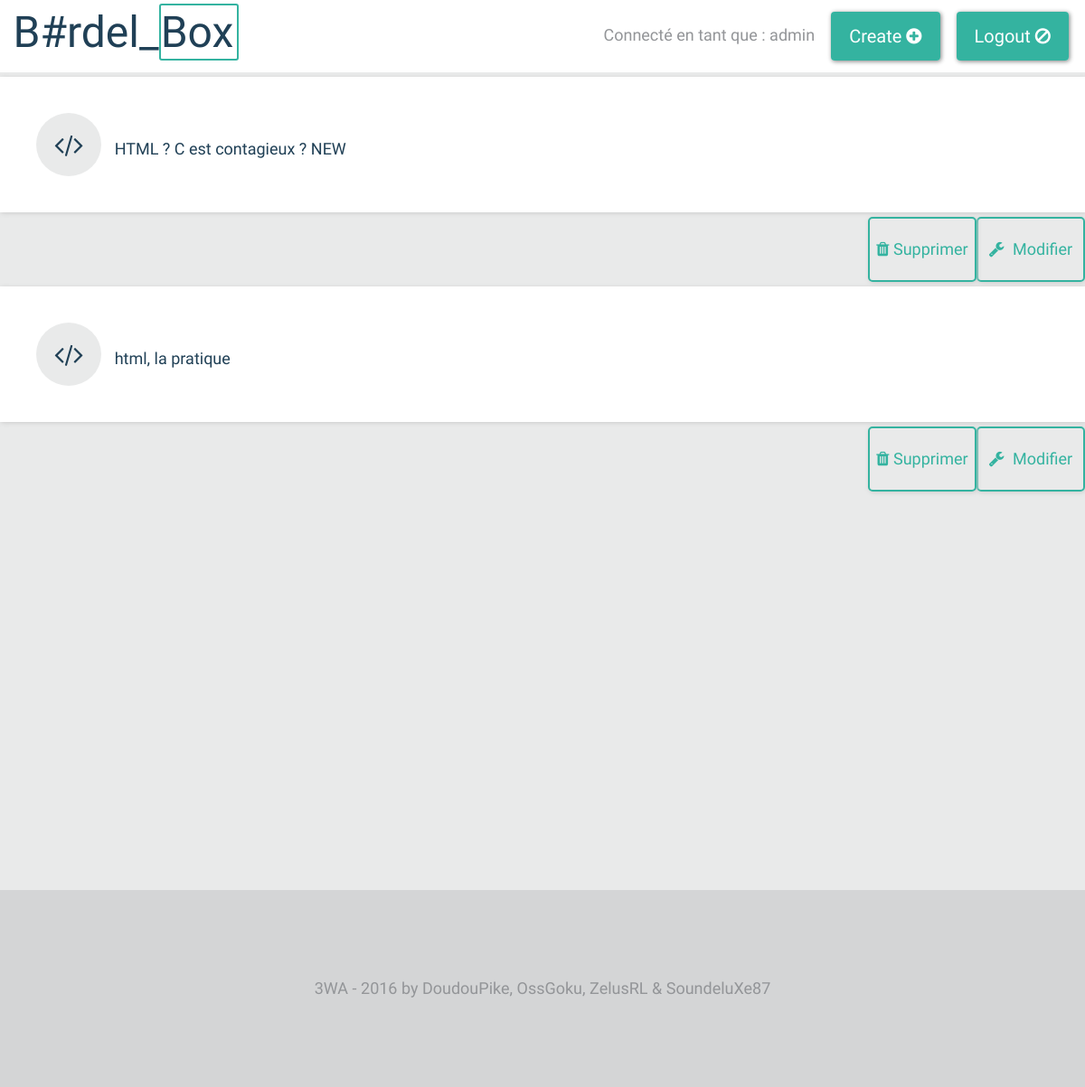
/index.php?page=bloc-cours&lang=html&cat=0 (signed in), run on the app's committed database.
### tables this page shows
CREATE TABLE IF NOT EXISTS `lessons` (
  `id` int(11) NOT NULL AUTO_INCREMENT,
  `lang` varchar(63) NOT NULL,
  `category` int(63) NOT NULL,
  `date` date NOT NULL,
  `date_last` timestamp NOT NULL DEFAULT CURRENT_TIMESTAMP ON UPDATE CURRENT_TIMESTAMP,
  `title` varchar(63) NOT NULL,
  `goal` varchar(255) NOT NULL,
  `content` varchar(4095) NOT NULL,
  PRIMARY KEY (`id`)
);

### controllers/content.php (called while the page is built)
<?php
	require("views/content.phtml");
?>

### controllers/skel.php (called while the page is built)
<?php
	require("views/skel.phtml");
?>

### index.php (called while the page is built, shortened)
<?php
require("controllers/skel.php");
?>

### views/bloc-cours_admin.phtml (the view)
<div class="clearfix">
	<a href="index.php?page=single&lang=<?= htmlentities($lang) ?>&cat=<?= htmlentities($category) ?>&id=<?= htmlentities($id) ?>" class="linkh">
		<div class="box-sc-out">
			<p>
				<i class="fa fa-code icon-cat" aria-hidden="true"></i>
				 <?= htmlentities($title)?>
			</p>
		</div>
	</a>
	<a class="btn-m" href="index.php?page=modif&id=<?= htmlentities($id)?>"><i class="fa fa-wrench icon-ms" aria-hidden="true"></i> Modifier</a>
	<a class="btn-s" href="index.php?page=delete&id=<?= htmlentities($id)?>"><i class="fa fa-trash" aria-hidden="true"></i> Supprimer</a>
</div>

### controllers/bloc-cours.php
<?php
	$langAccess = ["html", "css", "php", "js"];
	if(isset($_GET["lang"]) && in_array($_GET["lang"], $langAccess))
	{
		$catAccess = [0,1,2,3];
		if(isset($_GET["cat"]) && in_array($_GET["cat"], $catAccess))
		{
			$lang = mysqli_real_escape_string($db, $_GET["lang"]);
			$cat = mysqli_real_escape_string($db, $_GET["cat"]);
			$req = "SELECT id, title FROM lessons WHERE lang = '".$lang."' AND category = ".$cat."";
			$res = mysqli_query($db, $req);
			if($cat == 0)
			{
				$category = "Introduction";
			}
			if($cat = 1)
			{
				$category = "Premiers pas";
			}
			if($cat = 2)
			{
				$category = "Connaissances générales";
			}
			if($cat = 3)
			{
				$category = "Aller plus loin";
			}
			while($blocCoursTab = mysqli_fetch_assoc($res))
			{
				$id = $blocCoursTab["id"];
				$title = $blocCoursTab["title"];
				if(isset($_SESSION["admin"]))
				{
					require("views/bloc-cours_admin.phtml");
				}
				else
				{
					require("views/bloc-cours.phtml");
				}
			}
		}
		else
		{
			require("controllers/404.php");
		}
	}
	else
	{
		require("controllers/404.php");
	}
?>

### public/styles/style.css (style rules this page uses)
body { font-family: 'Yanone Kaffeesatz', sans-serif; font-size: 18px; background: #E9EAEA; }
.clearfix:after { content: ""; display: block; clear: both; }
.linkh { text-decoration: none; color: black; }
.box-sc-out { background: #fff; color: #204056; padding: 40px; margin: 5px 0; box-shadow: 1px 1px 5px #CCC; transition-property: background; transition-duration: 0.3s; }
.btn-m, .btn-s { float: right; width: 10%; text-align: center; text-decoration: none; color: #34B3A0; box-shadow: 1px 1px 5px #CCC; border: 2px solid #34B3A0; padding: 25px 0; border-radius: 5px; cursor: pointer; }
.icon-cat { font-size: 30px; margin-right: 10px; padding: 20px; border-radius: 50%; background: #E9EAEA; }
.icon-ms { margin-right: 5px; }

### data on the page
lessons: title "HTML ? C est contagieux ? NEW"
lessons: title "html, la pratique"

### other printed values
$_SESSION["admin"] "admin"
